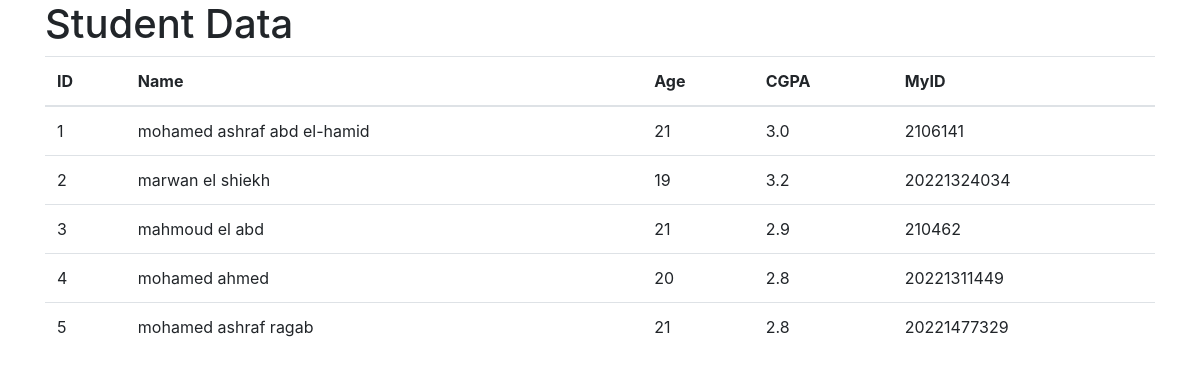
The page / on the database its author committed.
### tables this page shows
CREATE TABLE "students" (
	"id"	INTEGER,
	"name"	TEXT,
	"age"	INTEGER,
	"cgpa"	REAL,
	"myID"	TEXT,
	PRIMARY KEY("id")
);

### app.py (the view)
@app.route('/')
def index():
    students = fetch_students_from_db()
    return render_template('index.html', students=students)

### app.py (called while the page is built)
def fetch_students_from_db():
    conn = sqlite3.connect('students.db')
    c = conn.cursor()
    c.execute('SELECT * FROM students')
    students = c.fetchall()
    conn.close()
    return students

### templates/index.html (shortened to what this page needs)
<!DOCTYPE html>
<html lang="en">
<head>
    <link rel="stylesheet" href="https://stackpath.bootstrapcdn.com/bootstrap/4.5.2/css/bootstrap.min.css">
</head>
<body>
    <div class="container">
        <h1>Student Data</h1>
        <table class="table">
            <thead>
                <tr>
                    <th>ID</th>
                    <th>Name</th>
                    <th>Age</th>
                    <th>CGPA</th>
                    <th>MyID</th>
                </tr>
            </thead>
            <tbody>
                {% for student in students %}
                <tr>
                    <td>{{ student[0] }}</td>
                    <td>{{ student[1] }}</td>
                    <td>{{ student[2] }}</td>
                    <td>{{ student[3] }}</td>
                    <td>{{ student[4] }}</td>
                </tr>
                {% endfor %}
            </tbody>
        </table>
    </div>
</body>
</html>

### rows shown on the page
students: id "1", name "mohamed ashraf abd el-hamid", age "21", cgpa "3.0", myID "2106141"
students: id "2", name "marwan el shiekh", age "19", cgpa "3.2", myID "20221324034"
students: id "3", name "mahmoud el abd", age "21", cgpa "2.9", myID "210462"
students: id "4", name "mohamed ahmed", age "20", cgpa "2.8", myID "20221311449"
students: id "5", name "mohamed ashraf ragab", age "21", cgpa "2.8", myID "20221477329"
